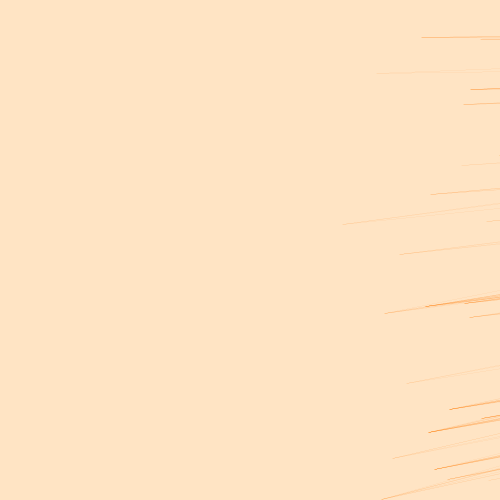
Frame 1 (no input)
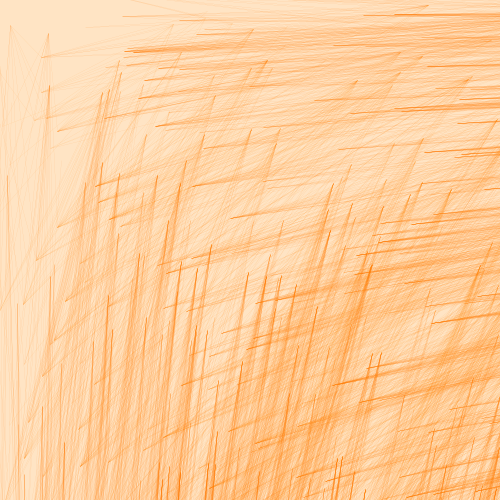
Frame 60 (the mouse pressed at the canvas centre just before this capture)
Frame 120 (the mouse held since frame 60 and released just before this capture): identical to frame 60, image omitted

The Processing sketch that drew these frames (run headless with seeded random() and noise(); from frame 60 on, the mouse is pressed at the canvas centre):

// Processing sketch: processing_171239
// ── processing_171239.pde

//create an array

Cell[] myCells = new Cell[4000];//increasing the number of cells to create intresting patterns


void setup() {
  background(255,228,196);
  size(500, 500);
  for (int i = 0; i < myCells.length; i ++) {
    myCells[i] = new Cell();
  }

}

void draw() {
  myCells[0].isseed = true;
  for (int i=0; i<myCells.length; i++) {
    myCells[i].update();
    if (myCells[i].isseed == false) {
      for (int j=0; j<myCells.length;j++) {
        if (myCells[j].isseed == true) {
          float d;
          d = PVector.dist(myCells[i].location, myCells[j].location);
          if (d <25) {
            myCells[i].isseed = true;
            stroke(255,127,0,100);
            strokeWeight(.1);
            line(myCells[i].location.x*2, myCells[i].location.y*10, myCells[j].location.x*10, myCells[j].location.y*2);//manupalating the location
           
          }
        }
      }
    }
  }

}


//this is the cell classe. We defnie it in two parts. First we delare its variables:
class Cell{
  
  PVector location = new PVector();
  PVector velocity = new PVector();
  float dia;
  boolean isseed;
  float cellred, cellgreen, cellblue;
  float lineweight;
  
  
//then we construct it - using a 'constructor'
  Cell(){
  
    location = new PVector(random(500),random(500));
    dia = 5;
    isseed = false;
    cellred = 255;
    cellgreen = 255;
    cellblue = 255;
    lineweight = .5;
  }
  
  void display(){
    stroke(lineweight);
    if(isseed == true){
      fill(255,255,0);
    }
    if(isseed == false){
    fill(cellred,cellgreen,cellblue);
    }
 ellipse(location.x, location.y, dia,dia);
  }
  void update(){
    if(isseed == false){
    velocity = new PVector(random(-5,5),random(-5,5));
    location.add(velocity);
    }
    
  }
}


  
  
    
  
